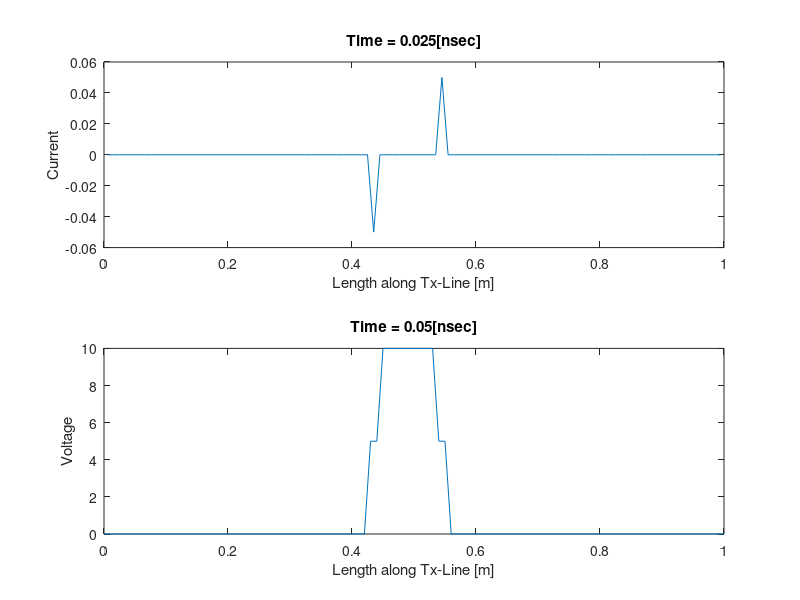

Reproduce this figure in MATLAB. (Note: this script raises an error after producing the figure.)
%% QuestionD.m
%   Demonstrate FDTD transmission line assuming lossless tx-line
%       with R = 100 at x=0 and R = 50 at x=1
%
%       Problem: Transmission line simulation 
%       Method:  Numerical Solutions
%        
%       Course:     ECE 7810
%       Homework:   3
%       Sub. Date:  November 14, 2016
%
%           Author:     Jamiu Babatunde Mojolagbe
%           Department: Electrical and Computer Engineering
%           Student ID: #7804719
%           Email:      mojolagm@myumanitoba.ca
close all; clear; clc;

%% set parameters
C = 50e-12;                                                                 % p.u.l capacitance
L = 0.5e-6;                                                                 % p.u.l inductance
R = 0.0;                                                                    % p.u.l resistance
G = 0.0;                                                                    % p.u.l conductance
c0 = 1/sqrt(C*L);                                                           % speed of propagation
Len = 1;                                                                    % length of the wire
pauseFor = 0.15;                                                            % pause the plot for / determines the speed the lower the value the higher the speed
totalSteps = 300;                                                           % total steps for the animation 
CFL = 1.00;                                                                 % CFL stability factor
num = 100;                                                                  % number of space points
Z0 = sqrt(L/C);                                                             % p.u.l impedance
pulseInit = 0.45;                                                           % start location of the pulse 0 - Len
pulsewidth = 0.10;                                                          % pulse width
A0 = 10;                                                                    % pulse amplitude
pulseBegin = 10e-9;                                                         
pulseEnd = 200e-9;

current = zeros(1, num);                                                    % initialize current array (numerical solution)
voltage = zeros(1, num+1);                                                  % Thevenin voltage array (numerical solution)
current_e = zeros(1, num);                                                  % initialize current array (analytic solution)
voltage_e = zeros(1, num+1);                                                % initialize voltage array (analytic solution)
Rt_near = 100;                                                              % first terminating  resistance  at x=0
Vt_near = 0;                                                                % Thevenin (terminating) voltage at x=0
% Rt_far = sqrt(L/C);
Rt_far = 50;                                                                % second terminating resistance  at x=1
Vt_far = 0;                                                                 % Thevenin (termination) voltage at x=1


%% set up fdtd numerical parameters and discretize
dx = Len/num;                                                               % space step size
dt = CFL*dx/c0;                                                             % time step based on CFL stability condition.
xv = (0:num)*dx;                                                            % vector of space locations for voltage
xi = (1:num)*dx-dx/2;                                                       % vector of space locations for current


%% setup/specify the pulse type (Square | Gaussian)
pb = int16(num*pulseInit); pe = int16((num*(pulseInit+pulsewidth)));        % specify location of pulse
voltage(pb:pe) = A0*ones(1,length(pb:pe));                                  % square pulse as initial condition
voltage_e(pb:pe) = A0*ones(1,length(pb:pe));
% x=1:num+1;
% param = num/2;
% voltage = exp(-((x-param).^2)/param);
% voltage_e = exp(-((x-param).^2)/param);


%% plot the initial voltage and current
subplot(2,1,1)
plot(xi, current)
xlim([min(xi), max(xi)]);
xlabel('Length along Tx-Line [m]')
ylabel('Current')
title(['Time = ' num2str(0)  ' [nsec]']);

subplot(2,1,2)
plot(xv, voltage)
xlabel('Length along Tx-Line [m]')
ylabel('Voltage')
title(['Time = ' num2str(0) ' [nsec]']);

reply = input('More? y/n [y]: ', 's');
if reply == 'n' 
    return 
end;    
n = 1;                                                                      % initialize time stamp/step
tv = n* dt;                                                                 % time duration for voltage
ti = tv - dt/2;                                                             % time duration for current
factor = dt/dx;


%% Set Boundary conditions
% voltage(1) = Vt_near - current(1)*Rt_near;
% voltage(num+1) = Vt_far + current(num)*Rt_far;
if(Rt_near == Inf); voltage(1) = voltage(2); 
else voltage(1) = Vt_near - current(1)*Rt_near;  
end
if(Rt_far == Inf);    voltage(num+1) = voltage(num); 
else voltage(num+1) = Vt_far + current(num)*Rt_far; 
end


%% update interior points of the numerical solution 
% ******first update is different for the current (need to divide factor by 2)
current(1:num) = current(1:num) - (factor/L/2)*(voltage(2:num+1) - voltage(1:num)) - R*current(1:num);
voltage(2:num) = voltage(2:num) - (factor/C)*(current(2:num) - current(1:num-1)) - G*voltage(2:num);


%% plot the first update of voltage and current
subplot(2,1,1)
plot(xi, current);
xlim([min(xv), max(xv)]);
xlabel('Length along Tx-Line [m]');
ylabel('Current');
title(['Time = ' num2str(round(ti*1e12)/1000) '[nsec]']);

subplot(2,1,2);
plot(xv, voltage);
xlabel('Length along Tx-Line [m]')
ylabel('Voltage')
title(['Time = ' num2str(round(tv*1e12)/1000) '[nsec]']);

reply = input('More? y/n [y]: ', 's');
    if reply == 'n' 
        return 
    end;    


%% loop through the number of steps given to produce movie effect
% while n <= totalSteps 
stop = 0;
while stop == 0 
    n = n + 1;
    tv = n* dt;
    ti = tv - dt/2;
    
    % calculate Thevenin voltage
    Vt_near = Gaussian(1,3e-9,0.5e-9,tv)
    Vt_far = Gaussian(1,3e-9,0.5e-9,tv)
    
    % Boundary Conditions
    if(Rt_near == Inf)
       voltage(1) = voltage(2);     
    else
        voltage(1) = Vt_near - current(1)*Rt_near;
    end
    if(Rt_far == Inf)
       voltage(num+1) = voltage(num); 
    else
        voltage(num+1) = Vt_far + current(num)*Rt_far; 
    end
    
    % Update interior points
    current(1:num) = current(1:num) - (factor/L)*(voltage(2:num+1) - voltage(1:num)) - R*current(1:num);
    voltage(2:num) = voltage(2:num) - (factor/C)*(current(2:num) - current(1:num-1)) - G*voltage(2:num);;
        
    % Plot
    subplot(2,1,1)
    plot(xi, current);
    xlim([min(xv), max(xv)]);
    xlabel('Length along Tx-Line [m]');
    ylabel('Current');
    title(['Time = ' num2str(round(ti*1e12)/1000) ' [nsec]']);
    
    subplot(2,1,2);
    plot(xv, voltage);
    xlabel('Length along Tx-Line [m]')
    ylabel('Voltage')
    title(['Time = ' num2str(round(tv*1e12)/1000) ' [nsec]']);
    
    reply = input('More? y/n [y]: ', 's');
    if reply == 'n' 
        stop = 1 
    end;     
%     pause(pauseFor);     
end 
